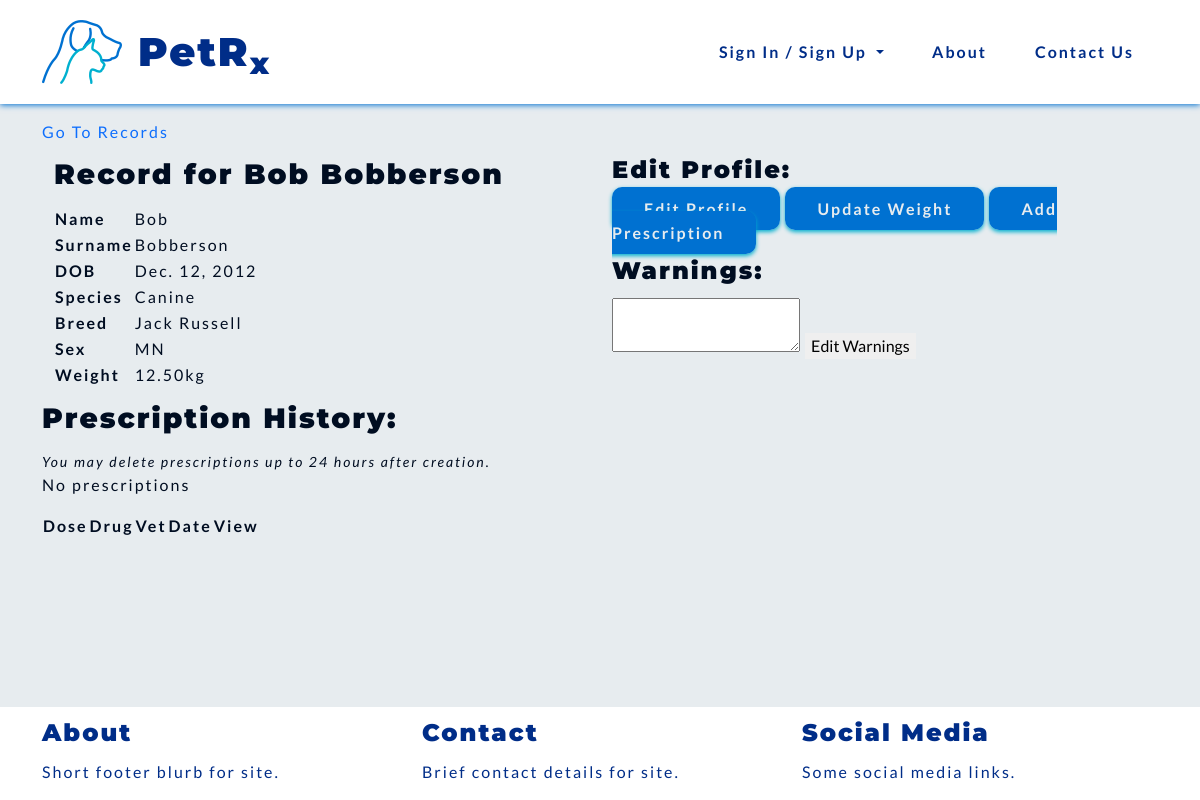
Page /records/animal-profile/1 on the earlier database version.
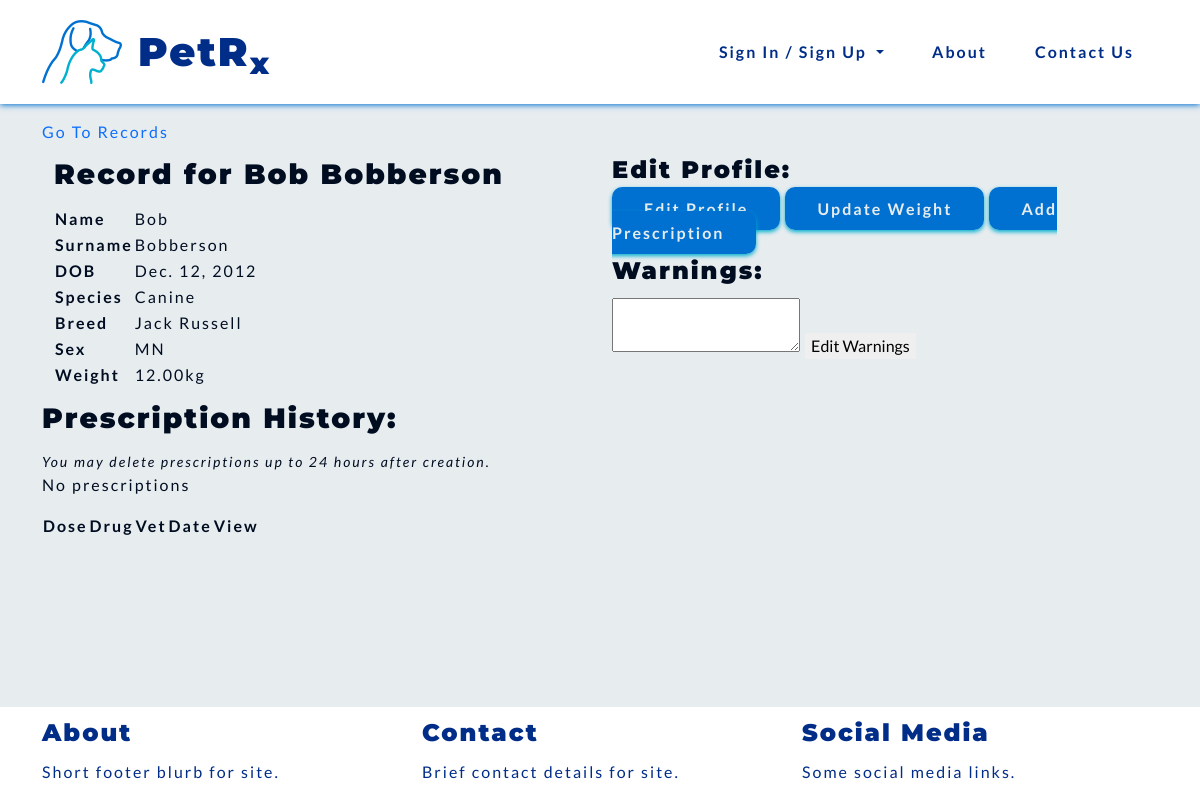
Same page on the later database version.
### records/models.py (models this page shows)
class Record(models.Model):
    name = models.CharField(max_length=50)
    surname = models.CharField(max_length=50)
    date_of_birth = models.DateField()
    species = models.CharField(choices=SPECIES, max_length=10)
    breed = models.CharField(max_length=50)
    sex = models.CharField(choices=SEX, max_length=10)
    weight = models.DecimalField(max_digits=5, decimal_places=2)
    note = models.CharField(max_length=300)
    def __str__(self):
        return self.name + " " + self.surname
    class Meta:
        unique_together = ['name', 'surname', 'date_of_birth', 'species', 'breed', 'sex']

### records/views.py (the view)
# urls.py: path('animal-profile/<int:id>', views.AnimalRecord.as_view(), name='animal_profile'),
class AnimalRecord(View):
    def get(self, request, id):
        queryset = Record.objects.all()
        profile = get_object_or_404(queryset, id=id)
        context = {
            'profile': profile,
        }
        return render(request, 'records/animal_profile.html', context)

### records/templates/records/animal_profile.html (shortened to what this page needs)
{% extends 'base.html' %}
{% block content %}
<a href="{% url 'records:records' %}">Go To Records</a>
<section>
    <div class="container">
        <div class="row">
            <div class="col-md-6">
                <h3>Record for {{ profile }}</h3>
                <table>
                    <tr>
                        <th>Name</th>
                        <td>{{ profile.name }}</td>
                    </tr>
                    <tr>
                        <th>Surname</th>
                        <td>{{ profile.surname }}</td>
                    </tr>
                    <tr>
                        <th>DOB</th>
                        <td>{{ profile.date_of_birth }}</td>
                    </tr>
                    <tr>
                        <th>Species</th>
                        <td>{{ profile.species }}</td>
                    </tr>
                    <tr>
                        <th>Breed</th>
                        <td>{{ profile.breed }}</td>
                    </tr>
                    <tr>
                        <th>Sex</th>
                        <td>{{ profile.sex }}</td>
                    </tr>
                    <tr>
                        <th>Weight</th>
                        <td>{{ profile.weight }}kg</td>
                    </tr>
                </table>
            </div>
            <div class="col-md-6">
                <div>
                    <h4>Edit Profile:</h4>
                    <a class="pet-btns" href="{% url 'records:edit_animal' id=profile.id %}">Edit Profile</a>
                    <a class="pet-btns"
                    hx-get="{% url 'records:update_weight' id=profile.id %}"
                    hx-target="#modal-dialog">
                        Update Weight</a>
                    <a class="pet-btns"
                    hx-get="{% url 'prescriptions:add_prescrip' id=profile.id %}"
                    hx-target="#modal-dialog">Add Prescription</a>
                </div>
                <div>
                    <h4>Warnings:</h4>
                    <textarea>
                        {{ profile.note }}
                    </textarea>
                    <button href="#">Edit Warnings</button>
                </div>
            </div>
        </div>
    </div>
</section>
<section id="animal-prescrip-list" hx-get="{% url 'prescriptions:list_prescrip' id=profile.id %}" hx-trigger="load">
    {% include 'prescriptions/list_prescrip.html' %}
</section>
{% endblock %}

Differences in the rows shown:
changed Record "Bob Bobberson": weight "12.50" → "12.00"
